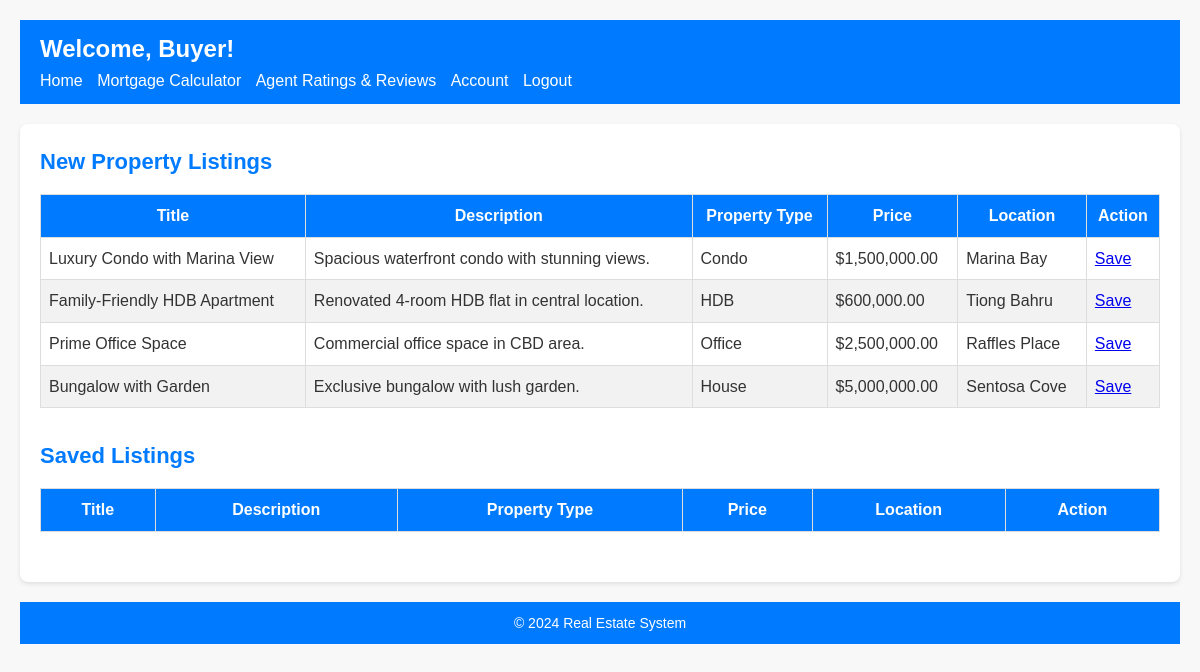
The page /buyer/buyer.php on the database its author committed.
### tables this page shows
CREATE TABLE PropertyListings (
    listing_id INT AUTO_INCREMENT PRIMARY KEY,
    agent_id INT,
    title VARCHAR(255),
    description TEXT,
    property_type VARCHAR(100),
    price DECIMAL(12, 2),
    location VARCHAR(255),
    status ENUM('Active', 'Sold', 'Expired') DEFAULT 'Active',
    created_at TIMESTAMP DEFAULT CURRENT_TIMESTAMP,
    updated_at TIMESTAMP DEFAULT CURRENT_TIMESTAMP,
    FOREIGN KEY (agent_id) REFERENCES Users(user_id) ON DELETE SET NULL
);

### buyer/buyer.php (the view, shortened to what this page needs)
<?php
$servername = "localhost";
$username = "root";
$password = "";
$dbname = "res";
$conn = new mysqli($servername, $username, $password, $dbname);
?>
<!DOCTYPE html>
<html lang="en">
<head>
    <link rel="stylesheet" href="buyer.css">
</head>
<body>
    <header>
        <h1>Welcome, <?php echo isset($_SESSION['username']) ? htmlspecialchars($_SESSION['username']) : 'Buyer'; ?>!</h1>
        <nav>
            <ul>
                <li><a href="#">Home</a></li>
                <li><a href="mortgage_calculator.php">Mortgage Calculator</a></li>
                <li><a href="agent_ratings.php">Agent Ratings & Reviews</a></li>
                <li><a href="accounts.php">Account</a></li>
                <li><a href="../admin/logout.php">Logout</a></li>
            </ul>
        </nav>
    </header>
    <main>
        <section>
            <h2>New Property Listings</h2>
            <table>
                <thead>
                    <tr>
                        <th>Title</th>
                        <th>Description</th>
                        <th>Property Type</th>
                        <th>Price</th>
                        <th>Location</th>
                        <th>Action</th>
                    </tr>
                </thead>
                <tbody>
                    <?php
                    $listingsQuery = "SELECT * FROM PropertyListings WHERE status = 'Active'";
                    $listingsResult = $conn->query($listingsQuery);
                    if ($listingsResult->num_rows > 0) {
                        while ($row = $listingsResult->fetch_assoc()) {
                            echo "<tr>";
                            echo "<td>{$row['title']}</td>";
                            echo "<td>{$row['description']}</td>";
                            echo "<td>{$row['property_type']}</td>";
                            echo "<td>$" . number_format($row['price'], 2) . "</td>";
                            echo "<td>{$row['location']}</td>";
                            echo "<td><a href='buyer.php?listing_id={$row['listing_id']}'>Save</a></td>";
                            echo "</tr>";
                        }
                    } else {
                        echo "<tr><td colspan='6'>No new listings found.</td></tr>";
                    }
                    ?>
                </tbody>
            </table>
        </section>
        <section>
            <h2>Saved Listings</h2>
            <table>
                <thead>
                    <tr>
                        <th>Title</th>
                        <th>Description</th>
                        <th>Property Type</th>
                        <th>Price</th>
                        <th>Location</th>
                        <th>Action</th>
                    </tr>
                </thead>
            </table>
        </section>
    </main>
    <footer>
        &copy; <?php echo date("Y"); ?> Real Estate System
    </footer>
</body>
</html>

### buyer/buyer.css (style rules this page uses)
body, h1, h2, h3, p, ul, li, table, th, td { margin: 0; padding: 0; }
body { font-family: Arial, sans-serif; line-height: 1.6; background-color: #f8f8f8; color: #333; padding: 20px; }
header { background-color: #007bff; color: #fff; padding: 10px 20px; }
header h1 { margin: 0; font-size: 24px; }
nav ul { list-style-type: none; padding: 0; }
nav ul li { display: inline; margin-right: 10px; }
nav ul li a { color: #fff; text-decoration: none; }
main { background-color: #fff; padding: 20px; margin-top: 20px; border-radius: 8px; box-shadow: 0 2px 4px rgba(0, 0, 0, 0.1); }
section { margin-bottom: 30px; }
h2 { color: #007bff; font-size: 22px; margin-bottom: 15px; }
table { width: 100%; border-collapse: collapse; }
th, td { border: 1px solid #ddd; padding: 8px; }
th { background-color: #007bff; color: #fff; }
tbody tr:nth-child(even) { background-color: #f2f2f2; }
footer { text-align: center; margin-top: 20px; padding: 10px 0; background-color: #007bff; color: #fff; font-size: 14px; }

### rows shown on the page
propertylistings: title "Luxury Condo with Marina View", description "Spacious waterfront condo with stunning views.", property_type "Condo", price "1,500,000.00", location "Marina Bay"
propertylistings: title "Family-Friendly HDB Apartment", description "Renovated 4-room HDB flat in central location.", property_type "HDB", price "600,000.00", location "Tiong Bahru"
propertylistings: title "Prime Office Space", description "Commercial office space in CBD area.", property_type "Office", price "2,500,000.00", location "Raffles Place"
propertylistings: title "Bungalow with Garden", description "Exclusive bungalow with lush garden.", property_type "House", price "5,000,000.00", location "Sentosa Cove"
